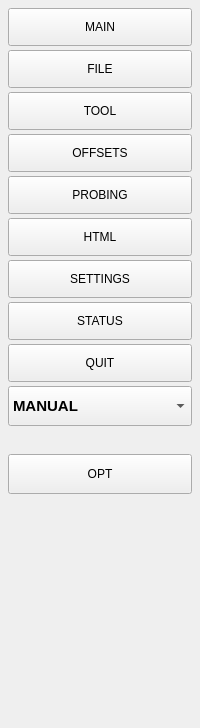
     <widget class="QFrame" name="leftPanel">
      <property name="minimumSize">
       <size>
        <width>180</width>
        <height>0</height>
       </size>
      </property>
      <property name="maximumSize">
       <size>
        <width>200</width>
        <height>16777215</height>
       </size>
      </property>
      <layout class="QVBoxLayout" name="leftLayout">
       <property name="spacing">
        <number>4</number>
       </property>
       <property name="leftMargin"><number>8</number></property>
       <property name="topMargin"><number>8</number></property>
       <property name="rightMargin"><number>8</number></property>
       <property name="bottomMargin"><number>0</number></property>
       <item>
        <widget class="QPushButton" name="nav_main">
         <property name="minimumSize">
          <size>
           <width>0</width>
           <height>38</height>
          </size>
         </property>
         <property name="text">
          <string>MAIN</string>
         </property>
        </widget>
       </item>
       <item>
        <widget class="QPushButton" name="nav_file">
         <property name="minimumSize">
          <size>
           <width>0</width>
           <height>38</height>
          </size>
         </property>
         <property name="text">
          <string>FILE</string>
         </property>
        </widget>
       </item>
       <item>
        <widget class="QPushButton" name="nav_tool">
         <property name="minimumSize">
          <size>
           <width>0</width>
           <height>38</height>
          </size>
         </property>
         <property name="text">
          <string>TOOL</string>
         </property>
        </widget>
       </item>
       <item>
        <widget class="QPushButton" name="nav_offsets">
         <property name="minimumSize">
          <size>
           <width>0</width>
           <height>38</height>
          </size>
         </property>
         <property name="text">
          <string>OFFSETS</string>
         </property>
        </widget>
       </item>
       <item>
        <widget class="QPushButton" name="nav_probing">
         <property name="minimumSize">
          <size>
           <width>0</width>
           <height>38</height>
          </size>
         </property>
         <property name="text">
          <string>PROBING</string>
         </property>
        </widget>
       </item>
       <item>
        <widget class="QPushButton" name="nav_html">
         <property name="minimumSize">
          <size>
           <width>0</width>
           <height>38</height>
          </size>
         </property>
         <property name="text">
          <string>HTML</string>
         </property>
        </widget>
       </item>
       <item>
        <widget class="QPushButton" name="nav_settings">
         <property name="minimumSize">
          <size>
           <width>0</width>
           <height>38</height>
          </size>
         </property>
         <property name="text">
          <string>SETTINGS</string>
         </property>
        </widget>
       </item>
       <item>
        <widget class="QPushButton" name="nav_status">
         <property name="minimumSize">
          <size>
           <width>0</width>
           <height>38</height>
          </size>
         </property>
         <property name="text">
          <string>STATUS</string>
         </property>
        </widget>
       </item>
       <item>
        <widget class="QPushButton" name="nav_quit">
         <property name="minimumSize">
          <size>
           <width>0</width>
           <height>38</height>
          </size>
         </property>
         <property name="text">
          <string>QUIT</string>
         </property>
        </widget>
       </item>
       <item>
        <spacer name="navSpacer">
         <property name="orientation">
          <enum>Qt::Orientation::Vertical</enum>
         </property>
         <property name="sizeHint" stdset="0">
          <size>
           <width>0</width>
           <height>0</height>
          </size>
         </property>
        </spacer>
       </item>
       <item>
        <widget class="QComboBox" name="combo_machine_mode">
         <property name="minimumSize">
          <size>
           <width>0</width>
           <height>40</height>
          </size>
         </property>
         <property name="font">
          <font>
           <pointsize>11</pointsize>
           <bold>true</bold>
          </font>
         </property>
         <item>
          <property name="text">
           <string>MANUAL</string>
          </property>
         </item>
         <item>
          <property name="text">
           <string>AUTO</string>
          </property>
         </item>
         <item>
          <property name="text">
           <string>MDI</string>
          </property>
         </item>
        </widget>
       </item>
       <item>
        <spacer name="modeSpacer">
         <property name="orientation">
          <enum>Qt::Orientation::Vertical</enum>
         </property>
         <property name="sizeType">
          <enum>QSizePolicy::Policy::Fixed</enum>
         </property>
         <property name="sizeHint" stdset="0">
          <size>
           <width>20</width>
           <height>20</height>
          </size>
         </property>
        </spacer>
       </item>
        <item>
         <widget class="QFrame" name="optExpandPanel">
          <property name="maximumSize">
           <size>
            <width>16777215</width>
            <height>0</height>
           </size>
          </property>
          <property name="frameShape">
           <enum>QFrame::NoFrame</enum>
          </property>
          <property name="frameShadow">
           <enum>QFrame::Plain</enum>
          </property>
          <layout class="QVBoxLayout" name="optExpandLayout">
           <property name="spacing">
            <number>2</number>
           </property>
           <property name="leftMargin">
            <number>0</number>
           </property>
           <property name="topMargin">
            <number>0</number>
           </property>
           <property name="rightMargin">
            <number>0</number>
           </property>
           <property name="bottomMargin">
            <number>5</number>
           </property>
           <item>
            <widget class="QPushButton" name="btn_opt_sb">
             <property name="minimumSize">
              <size>
               <width>0</width>
               <height>45</height>
              </size>
             </property>
             <property name="text">
              <string>SINGLE BLOCK</string>
             </property>
             <property name="checkable">
              <bool>true</bool>
             </property>
            </widget>
           </item>
           <item>
            <widget class="QPushButton" name="btn_opt_m1">
             <property name="minimumSize">
              <size>
               <width>0</width>
               <height>45</height>
              </size>
             </property>
             <property name="text">
              <string>M1 OPT STOP</string>
             </property>
             <property name="checkable">
              <bool>true</bool>
             </property>
            </widget>
           </item>
          </layout>
         </widget>
        </item>
        <item>
         <widget class="QPushButton" name="btn_opt">
          <property name="minimumSize">
           <size>
            <width>0</width>
            <height>40</height>
           </size>
          </property>
          <property name="text">
           <string>OPT</string>
          </property>
         </widget>
        </item>
        <item>
         <widget class="QFrame" name="runControlsPanel">
         <property name="minimumSize"><size><width>0</width><height>230</height></size></property>
         <property name="maximumSize"><size><width>16777215</width><height>230</height></size></property>
         <layout class="QVBoxLayout" name="runControlsLayout">
          <property name="leftMargin"><number>0</number></property>
          <property name="topMargin"><number>0</number></property>
          <property name="rightMargin"><number>0</number></property>
          <property name="bottomMargin"><number>0</number></property>
          <property name="spacing"><number>0</number></property>
         </layout>
        </widget>
       </item>
      </layout>
     </widget>
